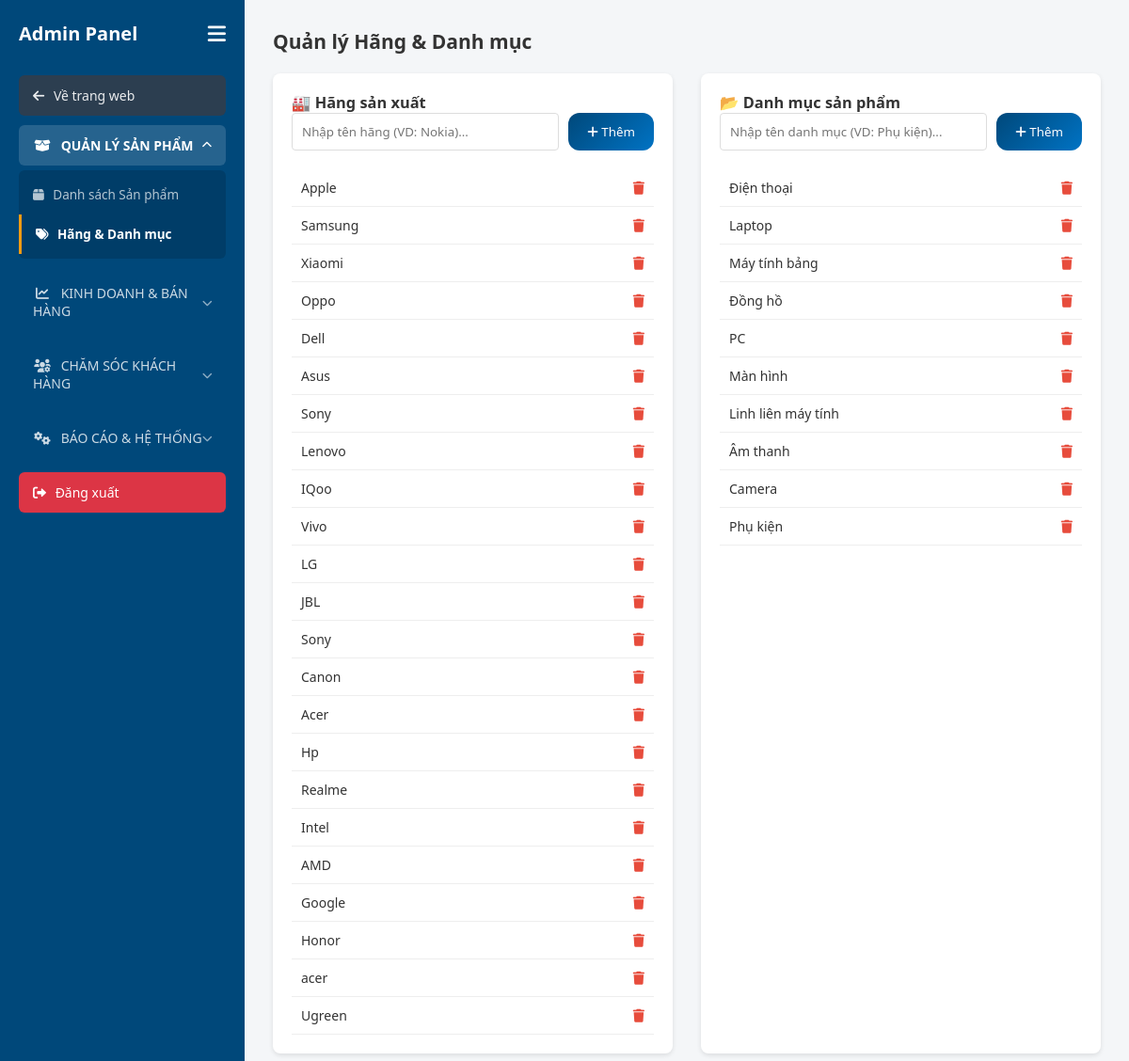
/admin/attributes.php (signed in), run on the app's committed database.
### tables this page shows
CREATE TABLE `brands` (
  `id` int(11) NOT NULL,
  `name` varchar(100) NOT NULL
);

CREATE TABLE `categories` (
  `id` int(11) NOT NULL,
  `name` varchar(100) NOT NULL
);

### admin/attributes.php (the view, shortened to what this page needs)
<?php
include '../config/db.php';
$brands = $conn->query("SELECT * FROM brands");
$cats = $conn->query("SELECT * FROM categories");
?>
<!DOCTYPE html>
<html lang="vi">
<head>
    <link rel="stylesheet" href="../assets/css/admin.css">
    <link rel="stylesheet" href="https://cdnjs.cloudflare.com/ajax/libs/font-awesome/6.0.0/css/all.min.css">
</head>
<body>
    <div class="admin-container">
        <?php include '../includes/admin_sidebar.php'; ?>
        <div class="admin-content">
            <h2 style="margin-bottom: 20px;">Quản lý Hãng & Danh mục</h2>
            <div class="attr-grid">
                <div class="card">
                    <h3>🏭 Hãng sản xuất</h3>
                    <form method="POST" class="mini-form">
                        <input type="text" name="name" placeholder="Nhập tên hãng (VD: Nokia)..." required>
                        <button type="submit"><i class="fa fa-plus"></i> Thêm</button>
                    </form>
                    <div>
                        <?php while($b = $brands->fetch_assoc()): ?>
                        <div class="list-item">
                            <span><?= $b['name'] ?></span>
                            <a href="?del_type=brand&id=<?= $b['id'] ?>" class="btn-del"
                                onclick="return confirm('Xóa hãng này?')"><i class="fa fa-trash"></i></a>
                        </div>
                        <?php endwhile; ?>
                    </div>
                </div>
                <div class="card">
                    <h3>📂 Danh mục sản phẩm</h3>
                    <form method="POST" class="mini-form">
                        <input type="text" name="name" placeholder="Nhập tên danh mục (VD: Phụ kiện)..." required>
                        <button type="submit"><i class="fa fa-plus"></i> Thêm</button>
                    </form>
                    <div>
                        <?php while($c = $cats->fetch_assoc()): ?>
                        <div class="list-item">
                            <span><?= $c['name'] ?></span>
                            <a href="?del_type=category&id=<?= $c['id'] ?>" class="btn-del"
                                onclick="return confirm('Xóa danh mục này?')"><i class="fa fa-trash"></i></a>
                        </div>
                        <?php endwhile; ?>
                    </div>
                </div>
            </div>
        </div>
    </div>
</body>
</html>

### includes/admin_sidebar.php (shortened to what this page needs)
<div class="admin-sidebar" id="adminSidebar">
    <div class="sidebar-header" style="display: flex; justify-content: space-between; align-items: center; margin-bottom: 20px;">
        <h3 style="margin: 0; white-space: nowrap; overflow: hidden; font-size: 20px;">Admin Panel</h3>
        <button id="toggleSidebar" style="background: transparent; color: white; border: none; font-size: 22px; cursor: pointer; padding: 0;">
            <i class="fa-solid fa-bars"></i>
        </button>
    </div>
    <a href="../index.php" class="sb-link" style="background: #2c3e50;">
        <span><i class="fa-solid fa-arrow-left"></i> Về trang web</span>
    </a>
    <div class="sb-group">
        <div class="sb-group-title">
            <span><i class="fa-solid fa-box-open"></i> Quản lý Sản phẩm</span>
            <i class="fa-solid fa-chevron-down toggle-icon"></i>
        </div>
        <div class="sb-group-content">
            <a href="products.php" class="sb-link <?= basename($_SERVER['PHP_SELF'])=='products.php' ? 'active' : '' ?>">
                <span><i class="fa fa-box"></i> Danh sách Sản phẩm</span>
            </a>
            <a href="attributes.php" class="sb-link <?= basename($_SERVER['PHP_SELF'])=='attributes.php' ? 'active' : '' ?>">
                <span><i class="fa fa-tags"></i> Hãng & Danh mục</span>
            </a>
        </div>
    </div>
    <div class="sb-group">
        <div class="sb-group-title">
            <span>
                <i class="fa-solid fa-chart-line"></i> Kinh doanh & Bán hàng
            </span>
            <i class="fa-solid fa-chevron-down toggle-icon"></i>
        </div>
    </div>
    <div class="sb-group">
        <div class="sb-group-title">
            <span>
                 <i class="fa-solid fa-users-cog"></i> Chăm sóc Khách hàng
            </span>
            <i class="fa-solid fa-chevron-down toggle-icon"></i>
        </div>
    </div>
    <div class="sb-group">
        <div class="sb-group-title">
            <span><i class="fa-solid fa-cogs"></i> Báo cáo & Hệ thống</span>
            <i class="fa-solid fa-chevron-down toggle-icon"></i>
        </div>
    </div>
    <a href="../api/auth_api.php?logout=1" class="sb-link logout-btn" style="background-color: #dc3545; color: white;">
        <span><i class="fa-solid fa-right-from-bracket"></i> Đăng xuất</span>
    </a>
</div>

### assets/css/admin.css (style rules this page uses)
:root { --primary: #00487a; --accent: #dc3545; --bg-gray: #f4f6f8; --white: #ffffff; --text: #333; --border: #e5e7eb; }
* { margin: 0; padding: 0; box-sizing: border-box; font-family: "Segoe UI", sans-serif; }
body { background-color: var(--bg-gray); color: var(--text); font-size: 14px; animation: pageSmoothLoad 0.25s ease-out forwards; }
.admin-content { transition: opacity 0.3s ease; }
a { text-decoration: none; color: inherit; }
.admin-container { display: flex; min-height: 100vh; background: #f4f6f8; }
.admin-sidebar { width: 260px; background-color: var(--primary); color: white; padding: 20px; display: flex; flex-direction: column; gap: 10px; flex-shrink: 0; transition: width 0.3s ease; }
.admin-sidebar a { color: rgba(255, 255, 255, 0.9); padding: 12px 15px; border-radius: 6px; font-weight: 500; display: flex; align-items: center; gap: 10px; text-decoration: none; justify-content: space-between; position: relative; }
.admin-sidebar a:hover, .admin-sidebar a.active { background: rgba(255, 255, 255, 0.2); font-weight: bold; }
.admin-content { flex: 1; padding: 30px; overflow-y: auto; }
.attr-grid { display: grid; grid-template-columns: 1fr 1fr; gap: 30px; }
.card { background: white; padding: 20px; border-radius: 8px; box-shadow: 0 2px 5px rgba(0, 0, 0, 0.1); }
.mini-form { display: flex; gap: 10px; margin-bottom: 20px; }
.mini-form input { flex: 1; padding: 10px; border: 1px solid #ddd; border-radius: 4px; }
.mini-form button { background: linear-gradient(135deg, #00487a, #0073c4); color: white; border: none; padding: 0 20px; border-radius: 12px; cursor: pointer; }
.list-item { display: flex; justify-content: space-between; padding: 10px; border-bottom: 1px solid #eee; }
.btn-del { color: #e74c3c; cursor: pointer; }
.sb-link > span > i { margin-right: 6px; }
.sb-group { margin-bottom: 5px; }
.sb-group-title { color: #b0bec5; font-size: 0.85rem; padding: 15px 20px 5px; font-weight: bold; text-transform: uppercase; cursor: pointer; display: flex; justify-content: space-between; align-items: center; transition: 0.2s; border-radius: 6px; }
.sb-group-title .toggle-icon { font-size: 10px; }
.sb-group-title { color: rgba(255, 255, 255, 0.8); font-size: 14px; padding: 12px 15px; font-weight: 500; cursor: pointer; display: flex; justify-content: space-between; align-items: center; transition: 0.3s ease; border-radius: 6px; background: transparent; }
.sb-group.open .sb-group-title { background: rgba(255, 255, 255, 0.15); color: #fff; font-weight: 600; }
.sb-group-title span i { width: 20px; text-align: center; margin-right: 6px; font-size: 14px; }
.sb-group-title .toggle-icon { font-size: 11px; transition: transform 0.3s ease; opacity: 0.7; }
.sb-group.open .toggle-icon { transform: rotate(180deg); opacity: 1; }
.sb-group-content { display: none; flex-direction: column; background: rgba(0, 0, 0, 0.15); border-radius: 6px; margin-top: 5px; padding: 5px 0; }
.admin-sidebar .sb-group-content .sb-link { font-size: 13.5px; color: rgba(255, 255, 255, 0.7); border-radius: 0; font-weight: 400; transition: 0.2s; background: transparent; }
.admin-sidebar .sb-group-content .sb-link.active { color: #fff; font-weight: 600; background: transparent; border-left: 3px solid #f39c12; }

### data on the page
brands: name "Apple"
brands: name "Samsung"
brands: name "Xiaomi"
brands: name "Oppo"
brands: name "Dell"
brands: name "Asus"
brands: name "Sony"
brands: name "Lenovo"
brands: name "IQoo"
brands: name "Vivo"
brands: name "LG"
brands: name "JBL"
brands: name "Sony"
brands: name "Canon"
brands: name "Acer"
brands: name "Hp"
brands: name "Realme"
brands: name "Intel"
brands: name "AMD"
brands: name "Google"
brands: name "Honor"
brands: name "acer"
brands: name "Ugreen"
categories: name "Điện thoại"
categories: name "Laptop"
categories: name "Máy tính bảng"
categories: name "Đồng hồ"
categories: name "PC"
categories: name "Màn hình"
categories: name "Linh liên máy tính"
categories: name "Âm thanh"
categories: name "Camera"
categories: name "Phụ kiện"
